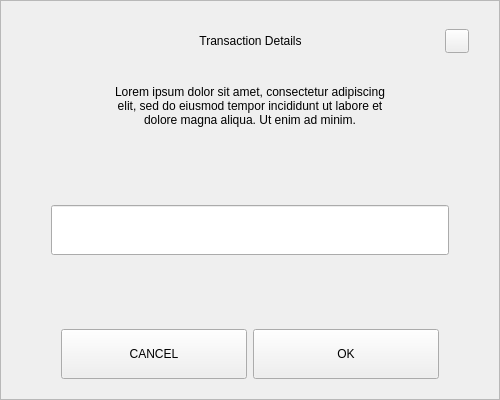
<?xml version="1.0" encoding="UTF-8"?>
<ui version="4.0">
 <class>SendChangeAddressDialog</class>
 <widget class="QDialog" name="SendChangeAddressDialog">
  <property name="geometry">
   <rect>
    <x>0</x>
    <y>0</y>
    <width>500</width>
    <height>400</height>
   </rect>
  </property>
  <property name="windowTitle">
   <string>Dialog</string>
  </property>
  <layout class="QVBoxLayout" name="verticalLayout">
   <property name="spacing">
    <number>0</number>
   </property>
   <property name="leftMargin">
    <number>0</number>
   </property>
   <property name="topMargin">
    <number>0</number>
   </property>
   <property name="rightMargin">
    <number>0</number>
   </property>
   <property name="bottomMargin">
    <number>0</number>
   </property>
   <item>
    <widget class="QFrame" name="frame">
     <property name="styleSheet">
      <string notr="true"/>
     </property>
     <property name="frameShape">
      <enum>QFrame::StyledPanel</enum>
     </property>
     <property name="frameShadow">
      <enum>QFrame::Raised</enum>
     </property>
     <layout class="QVBoxLayout" name="verticalLayout_2" stretch="0,0,0,0,0,0,0">
      <property name="spacing">
       <number>0</number>
      </property>
      <property name="leftMargin">
       <number>30</number>
      </property>
      <property name="topMargin">
       <number>20</number>
      </property>
      <property name="rightMargin">
       <number>30</number>
      </property>
      <property name="bottomMargin">
       <number>20</number>
      </property>
      <item>
       <layout class="QHBoxLayout" name="horizontalLayout_3">
        <property name="spacing">
         <number>0</number>
        </property>
        <item>
         <spacer name="horizontalSpacer_2">
          <property name="orientation">
           <enum>Qt::Horizontal</enum>
          </property>
          <property name="sizeHint" stdset="0">
           <size>
            <width>40</width>
            <height>20</height>
           </size>
          </property>
         </spacer>
        </item>
        <item>
         <widget class="QLabel" name="labelTitle">
          <property name="minimumSize">
           <size>
            <width>0</width>
            <height>40</height>
           </size>
          </property>
          <property name="maximumSize">
           <size>
            <width>16777215</width>
            <height>40</height>
           </size>
          </property>
          <property name="styleSheet">
           <string notr="true">padding-left:24px;</string>
          </property>
          <property name="text">
           <string>Transaction Details</string>
          </property>
          <property name="alignment">
           <set>Qt::AlignCenter</set>
          </property>
          <property name="margin">
           <number>7</number>
          </property>
         </widget>
        </item>
        <item>
         <spacer name="horizontalSpacer">
          <property name="orientation">
           <enum>Qt::Horizontal</enum>
          </property>
          <property name="sizeHint" stdset="0">
           <size>
            <width>40</width>
            <height>20</height>
           </size>
          </property>
         </spacer>
        </item>
        <item>
         <widget class="QPushButton" name="btnEsc">
          <property name="minimumSize">
           <size>
            <width>24</width>
            <height>24</height>
           </size>
          </property>
          <property name="maximumSize">
           <size>
            <width>24</width>
            <height>24</height>
           </size>
          </property>
          <property name="focusPolicy">
           <enum>Qt::NoFocus</enum>
          </property>
          <property name="text">
           <string/>
          </property>
         </widget>
        </item>
       </layout>
      </item>
      <item>
       <spacer name="verticalSpacer_2">
        <property name="orientation">
         <enum>Qt::Vertical</enum>
        </property>
        <property name="sizeType">
         <enum>QSizePolicy::Fixed</enum>
        </property>
        <property name="sizeHint" stdset="0">
         <size>
          <width>20</width>
          <height>20</height>
         </size>
        </property>
       </spacer>
      </item>
      <item alignment="Qt::AlignHCenter">
       <widget class="QLabel" name="labelMessage">
        <property name="minimumSize">
         <size>
          <width>0</width>
          <height>50</height>
         </size>
        </property>
        <property name="text">
         <string>Lorem ipsum dolor sit amet, consectetur adipiscing elit, sed do eiusmod tempor incididunt ut labore et dolore magna aliqua. Ut enim ad minim.</string>
        </property>
        <property name="alignment">
         <set>Qt::AlignCenter</set>
        </property>
        <property name="wordWrap">
         <bool>true</bool>
        </property>
       </widget>
      </item>
      <item>
       <spacer name="verticalSpacer_3">
        <property name="orientation">
         <enum>Qt::Vertical</enum>
        </property>
        <property name="sizeHint" stdset="0">
         <size>
          <width>20</width>
          <height>40</height>
         </size>
        </property>
       </spacer>
      </item>
      <item>
       <layout class="QHBoxLayout" name="horizontalLayout_2">
        <property name="spacing">
         <number>0</number>
        </property>
        <property name="leftMargin">
         <number>20</number>
        </property>
        <property name="rightMargin">
         <number>20</number>
        </property>
        <item>
         <widget class="QLineEdit" name="lineEditAddress">
          <property name="minimumSize">
           <size>
            <width>0</width>
            <height>50</height>
           </size>
          </property>
         </widget>
        </item>
       </layout>
      </item>
      <item>
       <spacer name="verticalSpacer">
        <property name="orientation">
         <enum>Qt::Vertical</enum>
        </property>
        <property name="sizeHint" stdset="0">
         <size>
          <width>20</width>
          <height>40</height>
         </size>
        </property>
       </spacer>
      </item>
      <item>
       <layout class="QHBoxLayout" name="horizontalLayout" stretch="2,2">
        <property name="spacing">
         <number>6</number>
        </property>
        <property name="leftMargin">
         <number>30</number>
        </property>
        <property name="rightMargin">
         <number>30</number>
        </property>
        <item>
         <widget class="QPushButton" name="btnCancel">
          <property name="minimumSize">
           <size>
            <width>180</width>
            <height>50</height>
           </size>
          </property>
          <property name="focusPolicy">
           <enum>Qt::NoFocus</enum>
          </property>
          <property name="text">
           <string>CANCEL</string>
          </property>
         </widget>
        </item>
        <item>
         <widget class="QPushButton" name="btnSave">
          <property name="minimumSize">
           <size>
            <width>180</width>
            <height>50</height>
           </size>
          </property>
          <property name="focusPolicy">
           <enum>Qt::NoFocus</enum>
          </property>
          <property name="text">
           <string>OK</string>
          </property>
         </widget>
        </item>
       </layout>
      </item>
     </layout>
    </widget>
   </item>
  </layout>
 </widget>
 <resources/>
 <connections/>
</ui>
